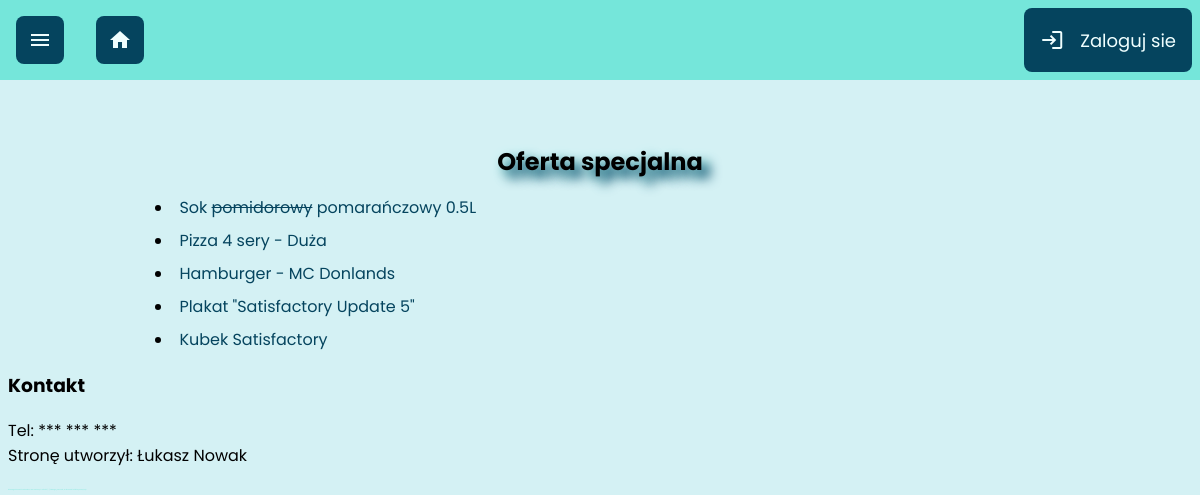
Before: / with the older database file.
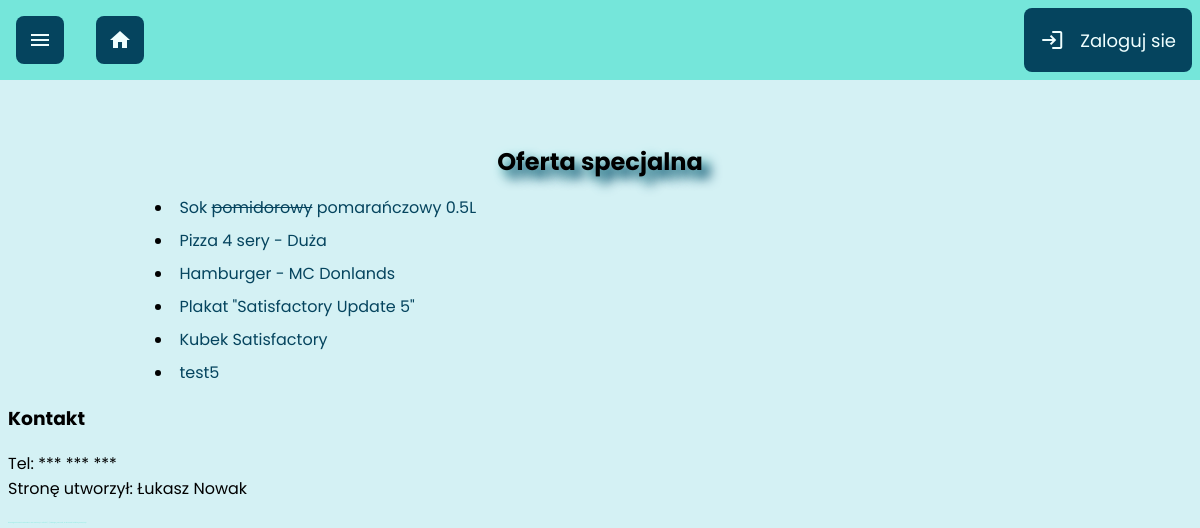
After: the same page with the newer database file.
### tables this page shows
CREATE TABLE `products` (
  `product_id` int(11) NOT NULL,
  `name` text NOT NULL,
  `price` decimal(10,2) NOT NULL,
  `quantity` int(11) NOT NULL,
  `category_id` int(11) NOT NULL,
  `picture_path` varchar(200) NOT NULL,
  `description` text NOT NULL
);

### index.php (the view)
<?php
include_once "components/head.php";
include_once "components/header.php";
include_once "components/nav.php";
?>
<main>
  <h2 class="subtitle">Oferta specjalna</h2>
  <ul>
  <?php
    $q1 = "SELECT * FROM `products` WHERE category_id = 13";
    $conn = connect();
    $res = $conn ->query($q1);
    while($row = $res->fetch_object()){
      echo "<li><a class='special-offer' href='product.php?id=$row->product_id'>" . $row->name . "</a></li>";
    }
  ?>
  </ul>
</main>
<?php
include_once "components/footer.php";
include_once "components/foot.php";
?>

Changed rows visible on the page:
added products: name "test5"
